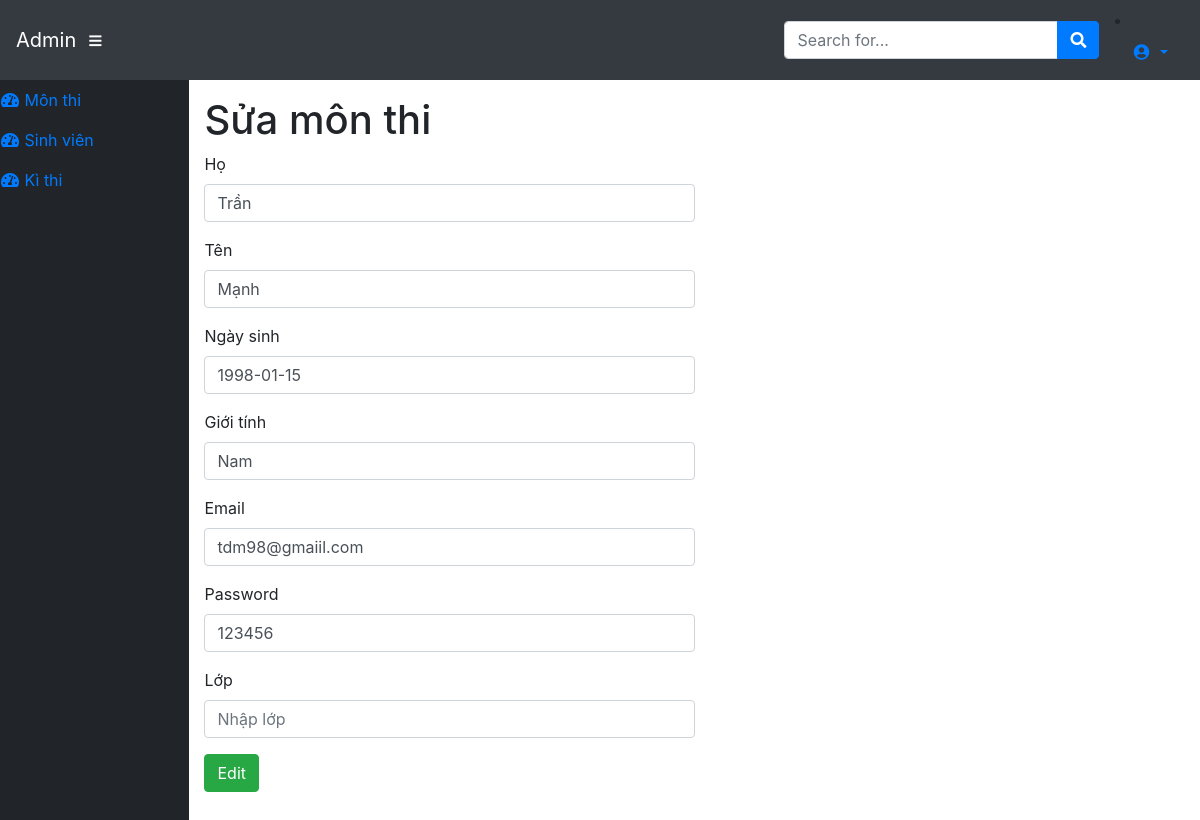
Screenshot of /admin/modules/students/edit.php?id=17020885 (signed in) with the database file from the repository.
### tables this page shows
CREATE TABLE `students` (
  `studentid` int(11) NOT NULL,
  `firstname` varchar(45) NOT NULL,
  `lastname` varchar(45) NOT NULL,
  `dateofbirth` date NOT NULL,
  `mail` varchar(45) NOT NULL,
  `password` varchar(45) NOT NULL,
  `sex` varchar(45) NOT NULL,
  `Classname` varchar(11) NOT NULL,
  `createDate` timestamp NOT NULL DEFAULT current_timestamp()
);

### dll/Database.php (called while the page is built, shortened)
<?php
    class Database
    {
        public $link;
        public function __construct()
        {
            $this->link = mysqli_connect("localhost","root","ngoccua2018","web_database") or die ();
            mysqli_set_charset($this->link,"utf8");
        }
        public function fetchID($table , $id,$collum )
        {
            $sql = "SELECT * FROM {$table} WHERE $collum = $id ";
            $result = mysqli_query($this->link,$sql) or die("Lỗi  truy vấn fetchID " .mysqli_error($this->link));
            return mysqli_fetch_assoc($result);
        }
    }
?>

### admin/load_database/loadData.php (called while the page is built, shortened)
<?php
	require_once __DIR__.'/../../dll/Database.php';
	require_once __DIR__.'/../../dll/Function.php';
    $db=new Database;
 ?>

### dll/Function.php (called while the page is built, shortened)
<?php
	function  getInput($string)
    {
        return isset($_GET[$string]) ? $_GET[$string] : '';
    }
 ?>

### admin/modules/students/edit.php (the view, shortened to what this page needs)
<?php
  require_once __DIR__. '/../../load_database/loadData.php';
  $id=intval(getInput('id'));
  $EditStudent=$db->fetchID("students",$id,"studentid");
 ?>
<?php require_once __DIR__. '/../../layouts/header.php'; ?>
    <div id="content-wrapper">
      <div class="container-fluid">
        <h1>Sửa môn thi</h1>
        <div class="row">
        <div class="col-md-12">
            <form method="POST" action="">
              <div class="form-group">
                  <label for="subjectInput" >Họ  </label>
                  <input type="text" class="form-control col-sm-6" id="subjectInput" aria-describedby="emailHelp" placeholder="Nhập họ  " name="lastname" value="<?php echo $EditStudent['lastname'] ?>">
              </div>
              <div class="form-group">
                  <label for="subjectInput" >Tên  </label>
                  <input type="text" class="form-control col-sm-6" id="subjectInput" aria-describedby="emailHelp" placeholder="Nhập tên " name="firstname" value="<?php echo $EditStudent['firstname'] ?>">
              </div>
              <div class="form-group">
                  <label for="subjectInput" >Ngày sinh  </label>
                  <input type="text" class="form-control col-sm-6" id="subjectInput" aria-describedby="emailHelp" placeholder="Nhập tên " name="dateOfBirth"   value="<?php echo $EditStudent['dateofbirth'] ?>">
              </div>
              <div class="form-group">
                  <label for="subjectInput" >Giới tính  </label>
                  <input type="text" class="form-control col-sm-6" id="subjectInput" aria-describedby="emailHelp" placeholder="Nhập giới tính " name="sex"   value="<?php echo $EditStudent['sex'] ?>">
              </div>
              <div class="form-group">
                  <label for="subjectInput" >Email </label>
                  <input type="text" class="form-control col-sm-6" id="subjectInput" aria-describedby="emailHelp" placeholder="Nhập Email" name="studentEmail"    value="<?php echo $EditStudent['mail'] ?>">
              </div>
              <div class="form-group">
                  <label for="subjectInput" >Password </label>
                  <input type="text" class="form-control col-sm-6" id="subjectInput" aria-describedby="emailHelp" placeholder="Nhập password" name="password"    value="<?php echo $EditStudent['password'] ?>">
              </div>
              <div class="form-group">
                  <label for="subjectInput" >Lớp  </label>
                  <input type="text" class="form-control col-sm-6" id="subjectInput" aria-describedby="emailHelp" placeholder="Nhập lớp  " name="class"    value="<?php echo $EditStudent['Classid'] ?>">
              </div>
              <button type="submit" class="btn btn-success ">Edit</button>
            </form>
        </div>
      </div>
      </div>
<?php require_once __DIR__. '/../../layouts/footer.php'; ?>

### rows the page displays
students: lastname "Trần", firstname "Mạnh", dateOfBirth "1998-01-15", sex "Nam", studentEmail "tdm98@gmaiil.com", password "123456"
